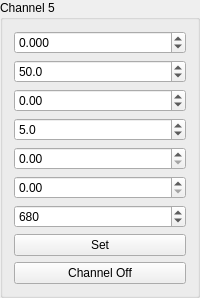
        <widget class="QGroupBox" name="groupBox_7">
         <property name="sizePolicy">
          <sizepolicy hsizetype="Preferred" vsizetype="Minimum">
           <horstretch>0</horstretch>
           <verstretch>0</verstretch>
          </sizepolicy>
         </property>
         <property name="title">
          <string>Channel 5</string>
         </property>
         <layout class="QGridLayout" name="gridLayout_8">
          <property name="sizeConstraint">
           <enum>QLayout::SetMaximumSize</enum>
          </property>
          <item row="2" column="0">
           <widget class="QDoubleSpinBox" name="doubleSpinBox_Signal_phase_6">
            <property name="sizePolicy">
             <sizepolicy hsizetype="Minimum" vsizetype="Fixed">
              <horstretch>0</horstretch>
              <verstretch>0</verstretch>
             </sizepolicy>
            </property>
            <property name="decimals">
             <number>2</number>
            </property>
            <property name="minimum">
             <double>-360.000000000000000</double>
            </property>
            <property name="maximum">
             <double>360.000000000000000</double>
            </property>
            <property name="value">
             <double>0.000000000000000</double>
            </property>
           </widget>
          </item>
          <item row="5" column="0">
           <widget class="QDoubleSpinBox" name="doubleSpinBox_SwNoise_amp_6">
            <property name="sizePolicy">
             <sizepolicy hsizetype="Minimum" vsizetype="Fixed">
              <horstretch>0</horstretch>
              <verstretch>0</verstretch>
             </sizepolicy>
            </property>
            <property name="maximum">
             <double>1.000000000000000</double>
            </property>
            <property name="singleStep">
             <double>0.010000000000000</double>
            </property>
           </widget>
          </item>
          <item row="1" column="0">
           <widget class="QDoubleSpinBox" name="doubleSpinBox_Signal_freq_6">
            <property name="sizePolicy">
             <sizepolicy hsizetype="Minimum" vsizetype="Fixed">
              <horstretch>0</horstretch>
              <verstretch>0</verstretch>
             </sizepolicy>
            </property>
            <property name="decimals">
             <number>1</number>
            </property>
            <property name="minimum">
             <double>0.000000000000000</double>
            </property>
            <property name="maximum">
             <double>200.000000000000000</double>
            </property>
            <property name="value">
             <double>50.000000000000000</double>
            </property>
           </widget>
          </item>
          <item row="8" column="0">
           <widget class="QPushButton" name="pushButton_Channel0_en_6">
            <property name="sizePolicy">
             <sizepolicy hsizetype="Minimum" vsizetype="Fixed">
              <horstretch>0</horstretch>
              <verstretch>0</verstretch>
             </sizepolicy>
            </property>
            <property name="text">
             <string>Channel Off</string>
            </property>
            <property name="checkable">
             <bool>true</bool>
            </property>
           </widget>
          </item>
          <item row="0" column="0">
           <widget class="QDoubleSpinBox" name="doubleSpinBox_Signal_amp_6">
            <property name="sizePolicy">
             <sizepolicy hsizetype="Minimum" vsizetype="Fixed">
              <horstretch>0</horstretch>
              <verstretch>0</verstretch>
             </sizepolicy>
            </property>
            <property name="decimals">
             <number>3</number>
            </property>
            <property name="minimum">
             <double>-7.000000000000000</double>
            </property>
            <property name="maximum">
             <double>7.000000000000000</double>
            </property>
            <property name="singleStep">
             <double>0.050000000000000</double>
            </property>
           </widget>
          </item>
          <item row="4" column="0">
           <widget class="QDoubleSpinBox" name="doubleSpinBox_WhiteNoise_amp_6">
            <property name="sizePolicy">
             <sizepolicy hsizetype="Minimum" vsizetype="Fixed">
              <horstretch>0</horstretch>
              <verstretch>0</verstretch>
             </sizepolicy>
            </property>
            <property name="maximum">
             <double>1.000000000000000</double>
            </property>
            <property name="singleStep">
             <double>0.005000000000000</double>
            </property>
           </widget>
          </item>
          <item row="6" column="0">
           <widget class="QDoubleSpinBox" name="doubleSpinBox_SwNoise_freq_6">
            <property name="sizePolicy">
             <sizepolicy hsizetype="Minimum" vsizetype="Fixed">
              <horstretch>0</horstretch>
              <verstretch>0</verstretch>
             </sizepolicy>
            </property>
            <property name="decimals">
             <number>0</number>
            </property>
            <property name="maximum">
             <double>1500.000000000000000</double>
            </property>
            <property name="value">
             <double>680.000000000000000</double>
            </property>
           </widget>
          </item>
          <item row="3" column="0">
           <widget class="QDoubleSpinBox" name="doubleSpinBox_Ramp_time_6">
            <property name="sizePolicy">
             <sizepolicy hsizetype="Minimum" vsizetype="Fixed">
              <horstretch>0</horstretch>
              <verstretch>0</verstretch>
             </sizepolicy>
            </property>
            <property name="decimals">
             <number>1</number>
            </property>
            <property name="minimum">
             <double>0.100000000000000</double>
            </property>
            <property name="maximum">
             <double>50.000000000000000</double>
            </property>
            <property name="singleStep">
             <double>0.100000000000000</double>
            </property>
            <property name="value">
             <double>5.000000000000000</double>
            </property>
           </widget>
          </item>
          <item row="7" column="0">
           <widget class="QPushButton" name="pushButton_Channel0_set_6">
            <property name="sizePolicy">
             <sizepolicy hsizetype="Minimum" vsizetype="Fixed">
              <horstretch>0</horstretch>
              <verstretch>0</verstretch>
             </sizepolicy>
            </property>
            <property name="text">
             <string>Set</string>
            </property>
            <property name="checkable">
             <bool>false</bool>
            </property>
           </widget>
          </item>
         </layout>
        </widget>
